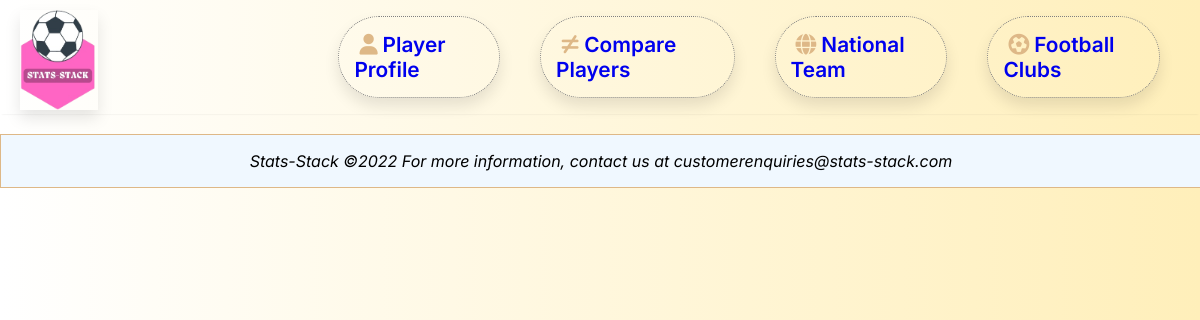
Before: /profile/4795/ with the older database file.
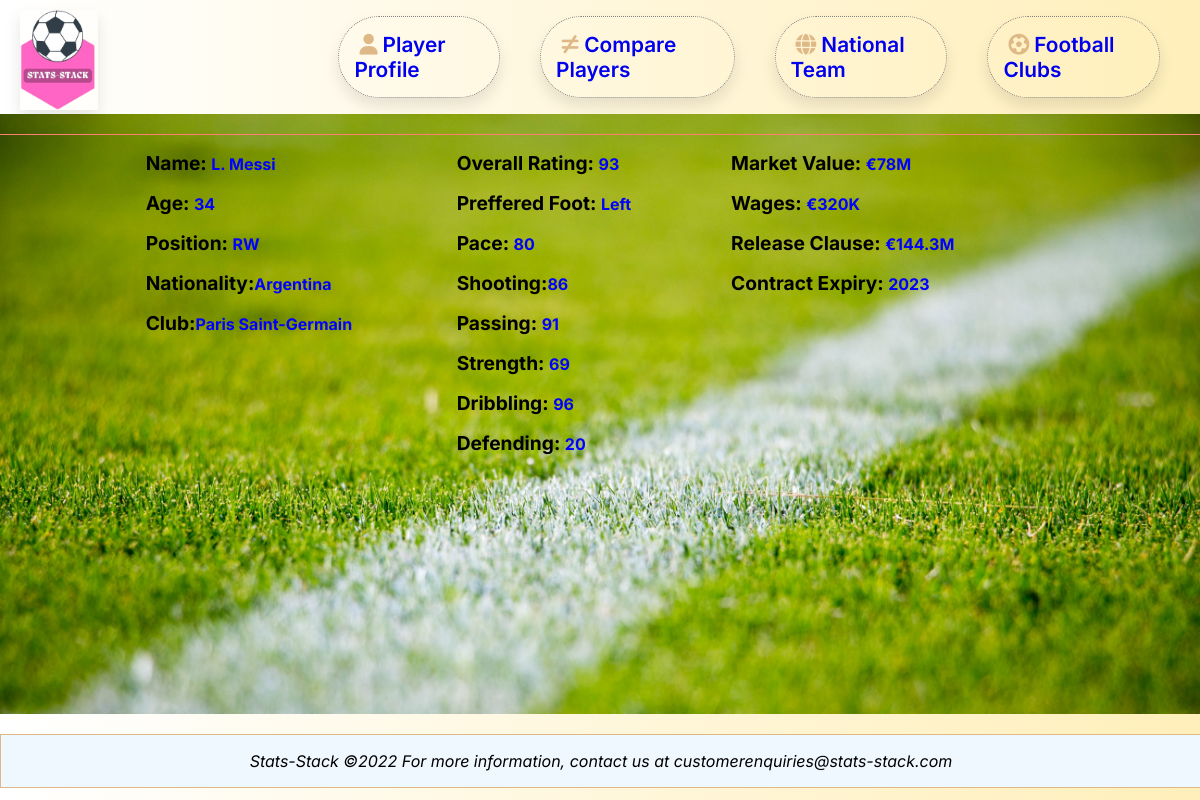
After: the same page with the newer database file.
### statlist/models.py (models this page shows, shortened)
class Player(models.Model):
    class Meta:
        ordering = ('-skills__rating',)
    playerID = models.AutoField(primary_key=True)
    playerName = models.CharField(max_length=200)
    playerAge = models.IntegerField(default=0)
    playerPhoto = models.URLField(max_length=1000)
    playerPosition = models.CharField(max_length=3)
    playerCountry = models.ForeignKey(
        Country, on_delete=models.SET_NULL, null=True)
    playerClub = models.ForeignKey(Club, on_delete=models.SET_NULL, null=True)
    skills = models.OneToOneField(
        Skills, on_delete=models.SET_NULL, null=True)
    playerValue = models.OneToOneField(
        TransferMarket, on_delete=models.SET_NULL, null=True)

class Country(models.Model):
    countryID = models.AutoField(primary_key=True)
    countryName = models.CharField(max_length=200)
    countryFlag = models.URLField(max_length=1000)
    def __str__(self):
        return f"{self.countryName}"
    class Meta:
        ordering = ('countryName',)

class Club(models.Model):
    clubID = models.AutoField(primary_key=True)
    clubName = models.CharField(max_length=200)
    clubLogo = models.URLField(max_length=1000)
    def __str__(self):
        return f"{self.clubName}"

class Skills(models.Model):
    skillsID = models.AutoField(primary_key=True)
    prefferedFoot = models.CharField(max_length=10)
    pace = models.IntegerField(default=0)
    shooting = models.IntegerField(default=0)
    passing = models.IntegerField(default=0)
    strength = models.IntegerField(default=0)
    dribbling = models.IntegerField(default=0)
    defending = models.IntegerField(default=0)
    rating = models.IntegerField(default=0)

class TransferMarket(models.Model):
    transferID = models.AutoField(primary_key=True)
    value = models.CharField(max_length=10, null=True)
    contractExpiry = models.IntegerField()
    wages = models.CharField(max_length=10)
    releaseClause = models.CharField(max_length=10)

### statlist/views.py (the view)
# urls.py: path('profile/<int:id>/', views.details, name="details"),
def details(request, id):
    try:
        playerobj = Player.objects.all().filter(
            playerID=id).order_by("-skills__rating").first()
    except ObjectDoesNotExist:
        print("the Player object does not exist or could not be fetched from the database")
    except MultipleObjectsReturned:
        print("The query returned more than one object, possible duplication of countryname or wrong queryset")
    return render(request, 'statlist/playerdetail.html', {'player': playerobj})

### statlist/templates/statlist/playerdetail.html
{% extends 'statlist/base.html' %}
{% load static %}
{% block content %}
{% if player %}
    <div class="details">
        <div class="profile-img"><img src="{{player.playerPhoto}}" alt=""></div>
        <div class="details-card">
                <div>
                    <p><span class="field-name">Name:</span> <span class="field-value">{{player.playerName}}</span></p>
                    <p><span class="field-name">Age:</span> <span class="field-value">{{player.playerAge}}</span></p>
                    <p><span class="field-name">Position:</span> <span class="field-value">{{player.playerPosition}}</span></p>
                    <p><span class="field-name">Nationality:</span><span class="field-value">{{player.playerCountry}} </span><img src="{{player.playerCountry.countryFlag}}" alt=""></p>
                    <p><span class="field-name">Club:</span><span class="field-value">{{player.playerClub}}</span> <img src="{{player.playerClub.clubLogo}}" alt=""></p>
                </div>
                <div>
                    <p><span class="field-name">Overall Rating:</span> <span class="field-value">{{player.skills.rating}}</span></p>
                    <p><span class="field-name">Preffered Foot:</span> <span class="field-value">{{player.skills.prefferedFoot}}</span></p>
                    <p><span class="field-name">Pace:</span> <span class="field-value">{{player.skills.pace}}</span></p>
                    <p><span class="field-name">Shooting:</span><span class="field-value">{{player.skills.shooting}}</span></p>
                    <p><span class="field-name">Passing:</span> <span class="field-value">{{player.skills.passing}}</span></p>
                    <p><span class="field-name">Strength:</span> <span class="field-value">{{player.skills.strength}}</span></p>
                    <p><span class="field-name">Dribbling:</span> <span class="field-value">{{player.skills.dribbling}}</span></p>
                    <p><span class="field-name">Defending:</span> <span class="field-value">{{player.skills.defending}}</span></p>
                </div>
                <div>
                    <p><span class="field-name">Market Value:</span> <span class="field-value">{{player.playerValue.value}}</span></p>
                    <p><span class="field-name">Wages:</span> <span class="field-value">{{player.playerValue.wages}}</span></p>
                    <p><span class="field-name">Release Clause:</span> <span class="field-value">{{player.playerValue.releaseClause}}</span></p>
                    <p><span class="field-name">Contract Expiry:</span> <span class="field-value">{{player.playerValue.contractExpiry}}</span></p>
                </div>
        </div>
    </div>
{% endif %}
{% endblock %}

### statlist/templates/statlist/base.html (shortened to what this page needs)
{% load static %}
<!DOCTYPE html>
<html lang="en">
<head>
    <link rel="stylesheet" href="{% static 'statlist/style.css' %}">
</head>
<body>
    {% block navbar %}
    <nav>
        <a href="{% url 'home' %}"><img id="logo" src="{% static 'images/statslogo.png' %}" alt=""></a>
        <ul>
            <a href="{% url 'profile' %}"><li><i class="fas fa-user"></i>Player Profile</li></a>
            <a href="{% url 'compare' %}"><li><i class="fas fa-not-equal"></i></i>Compare Players</li></a>
            <a href="{% url 'country' %}"><li><i class="fas fa-globe"></i>National Team</li></a>
            <a href="{% url 'club' %}"><li><i class="fas fa-futbol"></i>Football Clubs</li></a>
        </ul>
    </nav>
    {% endblock %}
    {% block content %}
    {% endblock %}
    {% block footer %}
        <footer>
            <div>
                <p>Stats-Stack &copy;2022 <span>For more information, contact us at customerenquiries@stats-stack.com</span></p>
            </div>
        </footer>
    {% endblock %}
</body>
</html>

### statlist/static/statlist/style.css (style rules this page uses)
body { background: #ffefba; background: -webkit-linear-gradient( to right, #ffffff, #ffefba ); background: linear-gradient( to right, #ffffff, #ffefba ); font-family: inter, sans-serif; margin: 0; }
nav { display: flex; margin-top: 0; box-shadow: 0 2px 2px -2px rgba(0, 0, 0, 0.1); }
nav ul { display: flex; }
nav ul li { display: inline-block; margin-right: 40px; font-weight: 600; font-size: 1.3em; padding: 15px; border: 1px dotted gray; border-radius: 45px; box-shadow: 0px 8px 15px rgba(0, 0, 0, 0.1); transition: all 0.3s ease 0s; cursor: pointer; outline: none; }
#logo { max-width: 150px; margin-right: 150px; height: 100px; transition: all 1s ease 0.9s; box-shadow: 0px 8px 15px rgba(0, 0, 0, 0.1); margin-left: 20px; margin-top: 10px; margin-right: 200px; }
.fas { margin-right: 5px; margin-left: 5px; color: burlywood; }
.details { display: flex; flex-direction: column; align-items: center; background-image: url("../images/bg.jpeg"); background-size: cover; height: 600px; background-repeat: no-repeat; }
.details-card { display: flex; flex-direction: row; justify-content: center; }
.profile-img { border-bottom: 1px solid salmon; width: 100%; }
.details-card div { margin-right: 100px; }
.field-name { font-size: larger; font-family: inter, sans-serif; font-weight: 700; color: black; }
.field-value { color: blue; font-weight: 700; }
footer { background-color: aliceblue; border: 1px solid burlywood; margin-top: 20px; text-align: center; width: 100%; font-style: italic; }

Changed rows visible on the page:
added Player: playerName "L. Messi", playerAge "34", playerPosition "RW", playerCountry "Argentina", playerClub "Paris Saint-Germain", skills.rating "93", skills.prefferedFoot "Left", skills.pace "80", skills.shooting "86", skills.passing "91", skills.strength "69", skills.dribbling "96", skills.defending "20", playerValue.value "€78M", playerValue.wages "€320K", playerValue.releaseClause "€144.3M", playerValue.contractExpiry "2023"
Other visible differences:
text now shown: "Name: Age: Position: Nationality: Club: Overall Rating: Preffered Foot: Pace: Shooting: Passing: Strength: Dribbling: Defending: Market Value: Wages: Release Clause: Contract Expiry:"
